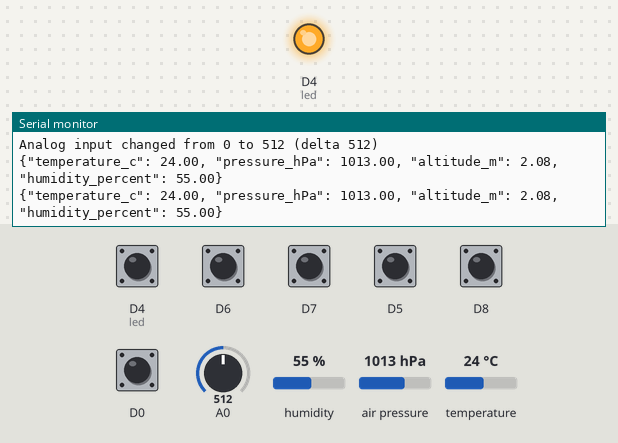
Simulated run of this sketch. Board: ESP8266 (Wemos D1 mini). Shown: output pins drawn as LEDs (lit = HIGH), the last lines printed to the serial monitor. The inputs (shaded band) are chosen by the test bench; at power-on: D0, D4 (led), D5–8 HIGH, humidity 55 %, A0 = 512, air pressure 1013 hPa, temperature 24 °C. WiFi joins after 1.5 s; servers stay silent unless stated; not simulated (calls return 0 or success): wifi-password.h.

Above: at 2.8 s.
2.9 s: humidity set to 22 %
At 4.2 s:
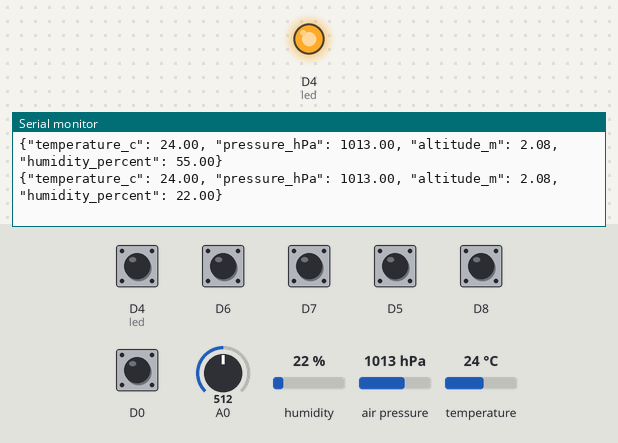
4.4 s: A0 set to 716
At 5.5 s:
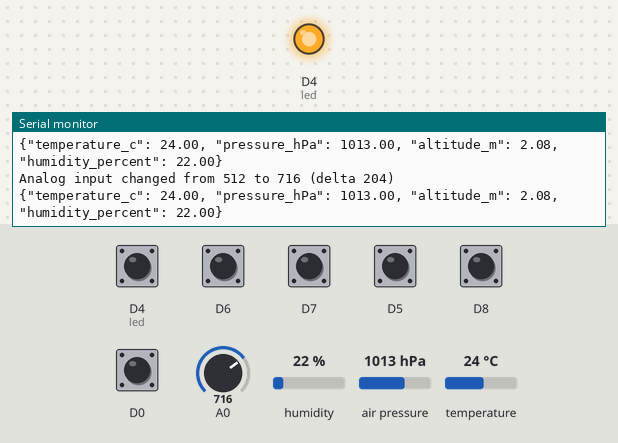
5.9 s: D4 (led) pulled LOW for 0.15 s
At 6.5 s:
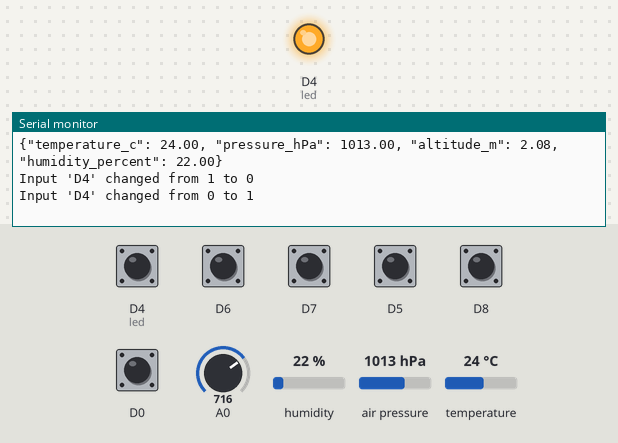
7.5 s: D6 pulled LOW for 0.15 s
At 7.63 s:
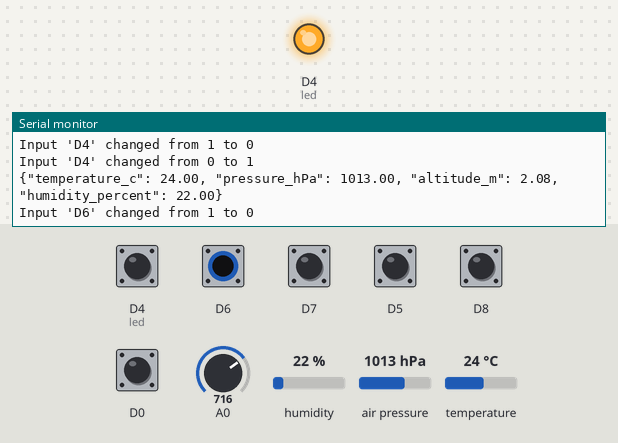
9.1 s: D7 pulled LOW for 0.15 s
At 9.51 s:
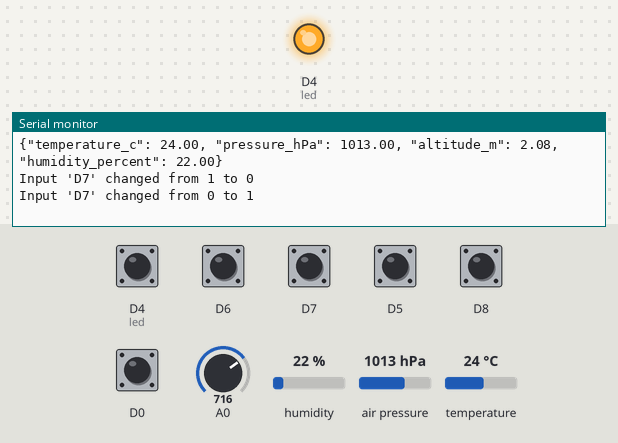
10.7 s: D5 pulled LOW for 0.15 s
At 11.5 s:
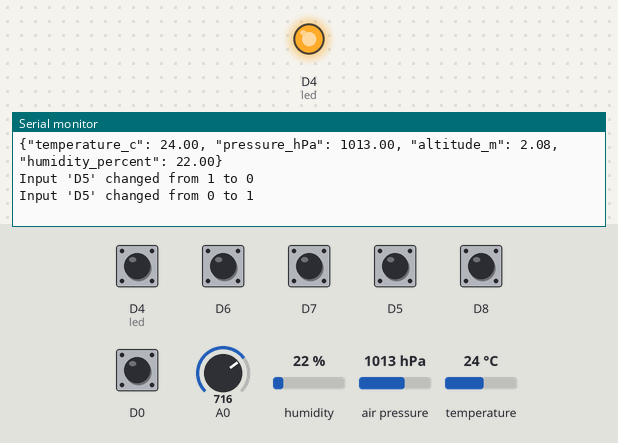
Timing chart, 0 to 13.3 s (numbered marks = the images above; inputs shaded):
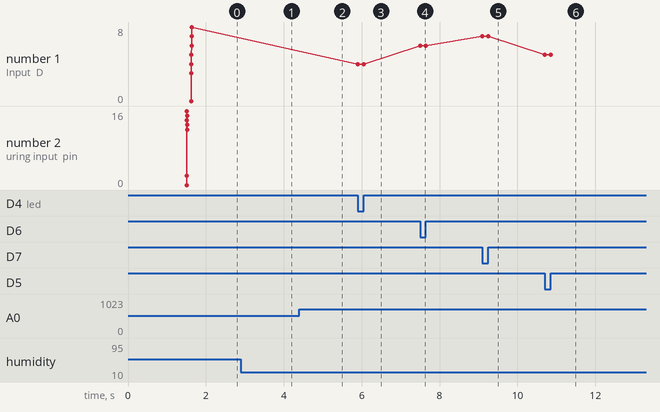

The sketch:

dooper.ino
```cpp
// dooper - my code for running on the WeMos D1 mini
// based on cooper https://github.com/rxseger/cooper/

#include <ESP8266WiFi.h>
#include <WiFiUdp.h>
#include <WiFiClient.h>
#include <ESP8266WebServer.h>
#include <ESP8266mDNS.h>
#include <Adafruit_Sensor.h>
#include <Adafruit_BME280.h>

/*
const char* ssid = "........";
const char* password = "........";
const char* broker = "192.168.1.1"; // receives UDP packets, running homebridge-udp-contactsensor
*/
#include "wifi-password.h"

const uint16_t udp_port_gpio = 8266; // of broker IP address above, for UDP datagrams on input GPIO transitions
const int adc_min_delta = 5; // only report changes if ADC differs by this amount from last poll value
const int adc_poll_interval = 1000; // milliseconds to check after
const int udp_port_adc = 8267; // of broker IP address above, for UDP datagrams on ADC readings
const int udp_port_bme = 8268; // of broker IP address above, for UDP datagrams on BME280 readings

#define SEALEVELPRESSURE_HPA (1013.25)

Adafruit_BME280 bme; // I2C

#define BME280_I2C_ADDRESS 0x76 // found with Bus Pirate scan; Adafruit default is 0x77 but mine is 0x76

ESP8266WebServer server(80);

const int led = LED_BUILTIN;

struct {
  int pin;
  char *name;
  char *on_path;
  char *off_path;
  int pwm;
} output_gpio[] = {
  // TODO
};

struct {
  int pin;
  char *name;
  char on_bytes[2];
  char off_bytes[2];
  int last_state;
} input_gpio[] = {
  // TODO: use for something useful
  { D0, "D0", { 0x10, 0xff }, { 0x10, 0x00 } },
  // D1 - used by I2C clock
  // D2 - used by I2C data
  { D3, "D3", { 0x13, 0xff }, { 0x13, 0x00 } },
  { D4, "D4", { 0x14, 0xff }, { 0x14, 0x00 } },
  { D5, "D5", { 0x15, 0xff }, { 0x15, 0x00 } },
  { D6, "D6", { 0x16, 0xff }, { 0x16, 0x00 } },
  { D7, "D7", { 0x17, 0xff }, { 0x17, 0x00 } },
  { D8, "D8", { 0x18, 0xff }, { 0x18, 0x00 } },
};

static float temperature_c  = -1;
static float pressure_hPa = -1;
static float altitude_m = -1;
static float humidity_percent = -1;

void refreshBme() {
  temperature_c = bme.readTemperature();
  pressure_hPa = bme.readPressure() / 100.0F;
  altitude_m = bme.readAltitude(SEALEVELPRESSURE_HPA);
  humidity_percent = bme.readHumidity();
}

void handleRoot() {
  digitalWrite(led, 0);
  String html = "<html>"
"<head>"
"<title>ESP8266 D1</title>"
"</head>"
"<meta charset=\"UTF-8\">"
"<body>"
"<h1>ESP8266 D1</h1>"
"<table>"
" <tr>"
"  <td>Analog Sensor</td>";
  html += " <td>";
  double analog_value = analogRead(0);
  html += String(analog_value);
  html += "</td>";

  for (size_t i = 0; i < sizeof(output_gpio) / sizeof(output_gpio[0]); ++i) {
    html += "<tr>";
    html += " <td>" + String(output_gpio[i].name) + "</td>";
    html += " <td><a href=\"" + String(output_gpio[i].on_path) + "\">On</td>";
    html += " <td><a href=\"" + String(output_gpio[i].off_path) + "\">Off</td>";
    html += "</tr>";
  }

  for (size_t i = 0; i < sizeof(input_gpio) / sizeof(input_gpio[0]); ++i) {
    html += "<tr>";
    html += " <td>" + String(input_gpio[i].name) + "</td>";
    //const char *value = digitalRead(input_gpio[i].pin) ? "Closed" : "Open";
    const char *value = digitalRead(input_gpio[i].pin) ? "Off" : "On";
    html += " <td colspan=\"2\" align=\"center\">" + String(value) + "</td>";
    html += "</tr>";
  }

  refreshBme();
  html += "<tr><td>Temperature</td>";
  html += "<td>" + String(temperature_c) + "</td>";
  html += "<td>ºC</td></tr>";

  html += "<tr><td>Pressure</td>";
  html += "<td>" + String(pressure_hPa) + "</td>";
  html += "<td>hPA</td></tr>";

  html += "<tr><td>Altitude</td>";
  html += "<td>" + String(altitude_m) + "</td>";
  html += "<td>m</td></tr>";

  html += "<tr><td>Humidity</td>";
  html += "<td>" + String(humidity_percent) + "</td>";
  html += "<td>%</td></tr>";

  html += "</table>"
"</body>"
"</html>";

  server.send(200, "text/html", html);


  digitalWrite(led, 1);
}

void handleNotFound(){
  digitalWrite(led, 0);

  String uri = server.uri();
  // Request to change GPIO?
  for (size_t i = 0; i < sizeof(output_gpio) / sizeof(output_gpio[0]); ++i) {
    bool new_value;
    bool change_value = false;

    if (uri.equals(output_gpio[i].on_path)) {
      new_value = true;
      change_value = true;
    }

    if (uri.equals(output_gpio[i].off_path)) {
      new_value = false;
      change_value = true;
    }

    if (change_value) {
      Serial.println("Request via " + server.uri() + " to change value of GPIO output: " + String(output_gpio[i].name) + " to " + String(new_value));

      if (output_gpio[i].pwm) {
        // PWM
        if (new_value) {
          // TODO: parse these values from query string, /buzzer/on?freq=200&duty=512
          // duty cycle, in steps up to 1023
          analogWrite(output_gpio[i].pin, 512);
          // frequency, 1 kHz default
          analogWriteFreq(200);
        } else {
          analogWrite(output_gpio[i].pin, 0);
        }
      } else {
        digitalWrite(output_gpio[i].pin, new_value);
      }

      server.send(200, "text/plain", "Request to change value of GPIO output: " + String(output_gpio[i].name) + " to " + String(new_value));

      return;
    }
  }

  String message = "Not found: " + server.uri(); + "\n\n";

  server.send(404, "text/plain", message);

  digitalWrite(led, 1);
}

void setup(void){
  pinMode(led, OUTPUT);
  digitalWrite(led, 1);
  Serial.begin(115200);
  WiFi.begin(ssid, password);
  Serial.println("\nWaiting to connect to Wi-Fi...");

  // Wait for connection
  while (WiFi.status() != WL_CONNECTED) {
    delay(500);
    Serial.print(".");
  }
  Serial.println("");
  Serial.print("Connected to ");
  Serial.println(ssid);
  Serial.print("IP address: ");
  Serial.println(WiFi.localIP());

  if (MDNS.begin("esp8266")) {
    Serial.println("MDNS responder started");
  }

  server.on("/", handleRoot);

  server.onNotFound(handleNotFound);

  server.begin();
  Serial.println("HTTP server started");

  // Setup pins
  for (size_t i = 0; i < sizeof(output_gpio) / sizeof(output_gpio[0]); ++i) {
    Serial.printf("Configuring output: pin #%d = %s\n", output_gpio[i].pin, output_gpio[i].name);
    pinMode(output_gpio[i].pin, OUTPUT);
  }

  for (size_t i = 0; i < sizeof(input_gpio) / sizeof(input_gpio[0]); ++i) {
    pinMode(input_gpio[i].pin, INPUT_PULLUP);
    Serial.printf("Configuring input: pin #%d = %s\n", input_gpio[i].pin, input_gpio[i].name);
  }

  // Setup BME280 sensor
  if (!bme.begin(BME280_I2C_ADDRESS)) {
    Serial.println("Could not find a valid BME280 sensor, check wiring!");
  } else {
    delay(100); // let sensor boot up
    Serial.println("BME280 sensor initialized");
  }
}

static WiFiUDP udp;
static int old_analog_value = 0;
static unsigned long analog_last_read_at = 0;

void loop(void){
  server.handleClient();

  // Switch inputs
  for (size_t i = 0; i < sizeof(input_gpio) / sizeof(input_gpio[0]); ++i) {
    int pin = input_gpio[i].pin;
    int new_state = digitalRead(pin);
    int old_state = input_gpio[i].last_state;

    if (new_state != old_state) { // TODO: edge triggering interrupts?
      Serial.printf("Input '%s' changed from %d to %d\n", input_gpio[i].name, old_state, new_state);

      // Send UDP packet to homebridge-udp-contactsensor
      udp.beginPacket(broker, udp_port_gpio);
      if (!new_state) { // active low
        udp.write(input_gpio[i].on_bytes, sizeof input_gpio[i].on_bytes);
      } else {
        udp.write(input_gpio[i].off_bytes, sizeof input_gpio[i].off_bytes);
      }
      udp.endPacket();
    }

    input_gpio[i].last_state = new_state;
  }

  // Analog input
  unsigned long duration = millis() - analog_last_read_at;
  if (duration > adc_poll_interval) {
    // A0 input
    int analog_value = analogRead(A0);
    int delta = abs(analog_value - old_analog_value);
    if (delta > adc_min_delta) {
      Serial.printf("Analog input changed from %d to %d (delta %d)\n", old_analog_value, analog_value, delta);
      udp.beginPacket(broker, udp_port_adc);
      String s = String(analog_value);
      udp.write(s.c_str(), s.length());
      udp.endPacket();
    }
    old_analog_value = analog_value;
    analog_last_read_at = millis();

    // BME280
    refreshBme();
    String json = "{\"temperature_c\": " + String(temperature_c) + ", " +
      "\"pressure_hPa\": " + String(pressure_hPa) + ", " +
      "\"altitude_m\": " + String(altitude_m) + ", " +
      "\"humidity_percent\": " + String(humidity_percent) + "}";
     Serial.println(json);
     udp.beginPacket(broker, udp_port_bme);
     udp.write(json.c_str(), json.length());
     udp.endPacket();
  }
}
```

Measured:
- after the input at 2.9 s, the serial monitor: prints a new line after 0.75 s (image 1)
- after the input at 4.4 s, the serial monitor: prints a new line after 0.25 s (image 2)
- after the input at 5.9 s, the serial monitor: prints a new line at once (image 3)
- after the input at 7.5 s, the serial monitor: prints a new line at once (image 4)
- after the input at 9.1 s, the serial monitor: prints a new line at once (image 5)
- after the input at 10.7 s, the serial monitor: prints a new line at once (image 6)
- plotted number 1: 8 → 4 after the input at 5.9 s, 4 → 6 after the input at 7.5 s, 6 → 7 after the input at 9.1 s, 7 → 5 after the input at 10.7 s
